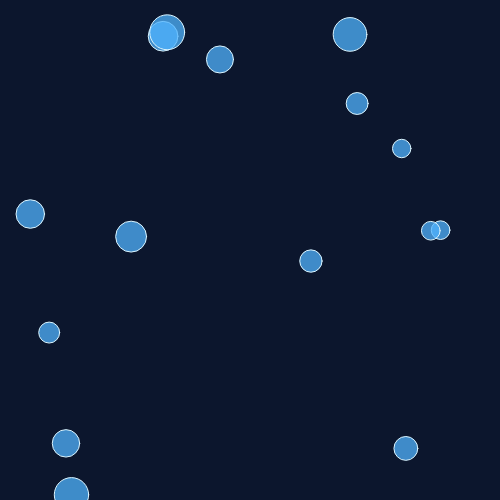
Frame 1 (no input)
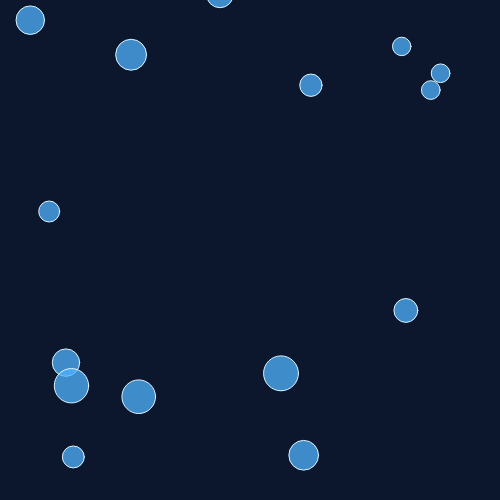
Frame 60 (no input)
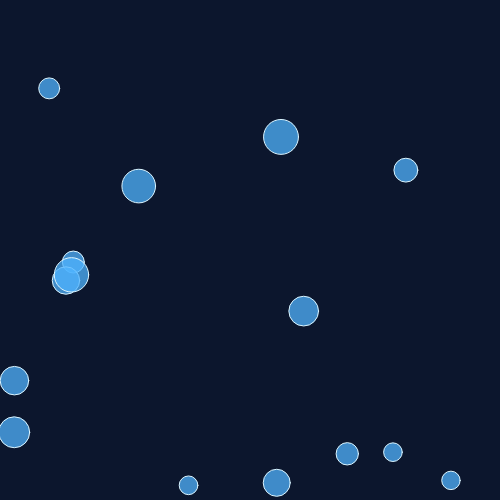
Frame 120 (the mouse pressed at the canvas centre since frame 60)

The p5.js sketch that drew these frames (run headless with seeded random() and noise() and a simulated clock; from frame 60 on, the mouse is pressed at the canvas centre):

// p5.js sketch
// ── sketch.js
let bubbles = [];

function setup() {
  createCanvas(500, 500);
  for (let i = 0; i < 15; i++) {
    bubbles.push({
      x: random(width),
      y: random(height),
      speed: random(1, 4),
      size: random(15, 35)
    });
  }
}

function draw() {
  background(12, 22, 45);
  for (let bubble of bubbles) {
    fill(80, 180, 255, 190);
    stroke(220, 245, 255);
    circle(bubble.x, bubble.y, bubble.size);
    bubble.y -= bubble.speed;
    if (bubble.y < -bubble.size) {
      bubble.y = height + bubble.size;
      bubble.x = random(width);
    }
  }
}
